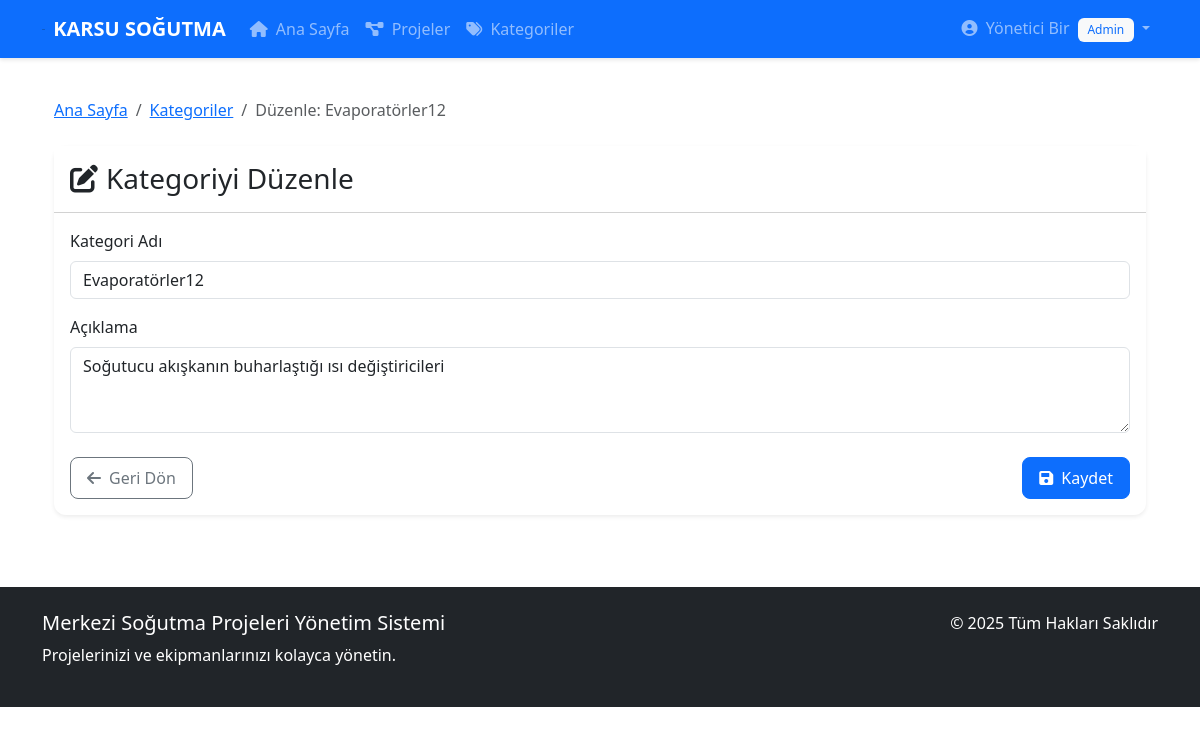
/categories/1/edit (signed in), run on the app's committed database.
### models/user.py (models this page shows, shortened)
class User(UserMixin, db.Model):
    __tablename__ = 'users'
    id = db.Column(db.Integer, primary_key=True)
    username = db.Column(db.String(64), unique=True, index=True)
    email = db.Column(db.String(120), unique=True, index=True)
    full_name = db.Column(db.String(120))
    password_hash = db.Column(db.String(128))
    role = db.Column(db.String(20), default='user')  # 'admin' veya 'user'
    created_at = db.Column(db.DateTime, default=datetime.utcnow)
    projects = db.relationship('Project', backref='creator', lazy='dynamic')
    equipment = db.relationship('Equipment', backref='creator', lazy='dynamic')
    comments = db.relationship('Comment', backref='author', lazy='dynamic')
    activities = db.relationship('Activity', backref='user', lazy='dynamic')
    def is_admin(self):
        return self.role == 'admin'

### models/category.py (models this page shows, shortened)
class Category(db.Model):
    __tablename__ = 'categories'
    id = db.Column(db.Integer, primary_key=True)
    name = db.Column(db.String(100), nullable=False, unique=True)
    description = db.Column(db.Text)
    equipment = db.relationship('Equipment', backref='category', lazy='dynamic')

### routes/categories.py (the view, shortened to what this page needs)
@bp.route('/<int:id>/edit', methods=['GET', 'POST'])
@login_required
def edit(id):
    if not current_user.is_admin():
        flash('Kategori düzenleme yetkiniz yok.', 'danger')
        return redirect(url_for('index'))
    category = Category.query.get_or_404(id)
    form = CategoryForm(obj=category)
    return render_template('categories/form.html',
                           title=f'Düzenle: {category.name}',
                           form=form,
                           category=category)

### forms/category.py
class CategoryForm(FlaskForm):
    name = StringField('Kategori Adı', validators=[DataRequired(), Length(min=2, max=100)])
    description = TextAreaField('Açıklama')
    submit = SubmitField('Kaydet')

### models/user.py (called while the page is built)
@login_manager.user_loader
def load_user(user_id):
    return User.query.get(int(user_id))

### templates/categories/form.html (shortened to what this page needs)
{% extends 'base.html' %}
{% block content %}
<div class="container">
    <nav aria-label="breadcrumb" class="mb-4">
        <ol class="breadcrumb">
            <li class="breadcrumb-item"><a href="{{ url_for('index') }}">Ana Sayfa</a></li>
            <li class="breadcrumb-item"><a href="{{ url_for('categories.list') }}">Kategoriler</a></li>
            <li class="breadcrumb-item active" aria-current="page">
                {% if category %}
                    Düzenle: {{ category.name }}
                {% else %}
                    Yeni Kategori
                {% endif %}
            </li>
        </ol>
    </nav>
    <div class="card shadow-sm" data-aos="fade-up">
        <div class="card-header bg-white py-3">
            <h1 class="h3 mb-0">
                {% if category %}
                    <i class="fas fa-edit me-2"></i>Kategoriyi Düzenle
                {% else %}
                    <i class="fas fa-plus-circle me-2"></i>Yeni Kategori Oluştur
                {% endif %}
            </h1>
        </div>
        <div class="card-body">
            <form method="POST" class="needs-validation" novalidate>
                <div class="form-group mb-3">
                    {{ form.name.label(class="form-label") }}
                    {{ form.name(class="form-control" + (" is-invalid" if form.name.errors else ""), placeholder="Kategori adını girin") }}
                </div>
                <div class="form-group mb-4">
                    {{ form.description.label(class="form-label") }}
                    {{ form.description(class="form-control" + (" is-invalid" if form.description.errors else ""), rows=3, placeholder="Kategori açıklamasını girin (isteğe bağlı)") }}
                </div>
                <div class="d-flex justify-content-between">
                    <a href="{{ url_for('categories.list') }}" class="btn btn-outline-secondary">
                        <i class="fas fa-arrow-left me-2"></i>Geri Dön
                    </a>
                    <button type="submit" class="btn btn-primary">
                        <i class="fas fa-save me-2"></i>Kaydet
                    </button>
                </div>
            </form>
        </div>
    </div>
</div>
{% endblock %}

### templates/base.html (shortened to what this page needs)
<!DOCTYPE html>
<html lang="tr">
<head>
    <link href="https://cdn.jsdelivr.net/npm/bootstrap@5.3.0-alpha1/dist/css/bootstrap.min.css" rel="stylesheet">
    <link rel="stylesheet" href="https://cdnjs.cloudflare.com/ajax/libs/font-awesome/6.0.0/css/all.min.css">
    <link href="https://unpkg.com/aos@2.3.1/dist/aos.css" rel="stylesheet">
    <link rel="stylesheet" href="{{ url_for('static', filename='css/style.css') }}">
</head>
<body>
<nav class="navbar navbar-expand-lg navbar-dark bg-primary">
    <div class="container">
        <a class="navbar-brand d-flex align-items-center" href="{{ url_for('index') }}">
            <img src="{{ url_for('static', filename='images/logo.png') }}" alt="Logo" height="1" class="me-2">
            <span>KARSU SOĞUTMA </span>
        </a>
        <div class="collapse navbar-collapse" id="navbarNav">
            <ul class="navbar-nav me-auto">
                {% if current_user.is_authenticated %}
                <li class="nav-item">
                    <a class="nav-link" href="{{ url_for('index') }}">
                        <i class="fas fa-home me-1"></i> Ana Sayfa
                    </a>
                </li>
                <li class="nav-item">
                    <a class="nav-link" href="{{ url_for('projects.list') }}">
                        <i class="fas fa-project-diagram me-1"></i> Projeler
                    </a>
                </li>
                {% if current_user.is_authenticated and current_user.is_admin %}
                <li class="nav-item">
                    <a class="nav-link" href="{{ url_for('categories.list') }}">
                        <i class="fas fa-tags me-1"></i> Kategoriler
                    </a>
                </li>
                {% endif %}
                {% endif %}
            </ul>
            <ul class="navbar-nav">
                {% if current_user.is_authenticated %}
                <li class="nav-item dropdown">
                    <a class="nav-link dropdown-toggle" href="#" id="userDropdown" role="button" data-bs-toggle="dropdown">
                        <i class="fas fa-user-circle me-1"></i> {{ current_user.full_name }}
                        {% if current_user.is_admin() %}
                        <span class="badge bg-light text-primary ms-1">Admin</span>
                        {% endif %}
                    </a>
                </li>
                {% else %}
                <li class="nav-item">
                    <a class="nav-link" href="{{ url_for('auth.login') }}">
                        <i class="fas fa-sign-in-alt me-1"></i> Giriş Yap
                    </a>
                </li>
                {% endif %}
            </ul>
        </div>
    </div>
</nav>
    <main class="container py-4">
        {% block content %}{% endblock %}
    </main>
    <footer class="bg-dark text-white py-4 mt-5">
        <div class="container">
            <div class="row">
                <div class="col-md-6">
                    <h5>Merkezi Soğutma Projeleri Yönetim Sistemi</h5>
                    <p>Projelerinizi ve ekipmanlarınızı kolayca yönetin.</p>
                </div>
                <div class="col-md-6 text-md-end">
                    <p>&copy; 2025 Tüm Hakları Saklıdır</p>
                </div>
            </div>
        </div>
    </footer>
</body>
</html>

### static/css/style.css (style rules this page uses)
:root { --primary-color: #0d6efd; --secondary-color: #6c757d; --light-bg: #f8f9fa; --dark-text: #343a40; --border-radius: 12px; }
body { font-family: 'Segoe UI', Tahoma, Geneva, Verdana, sans-serif; color: var(--dark-text); }
.card { border-radius: var(--border-radius); border: none; box-shadow: 0 0.125rem 0.25rem rgba(0, 0, 0, 0.075); transition: all 0.3s ease; }
.btn { border-radius: 0.5rem; padding: 0.5rem 1rem; transition: all 0.3s ease; }
.btn-primary { background-color: var(--primary-color); border-color: var(--primary-color); }
.navbar { box-shadow: 0 2px 4px rgba(0, 0, 0, 0.1); }
.navbar-brand { font-weight: 600; }
.badge { padding: 0.5em 0.8em; font-weight: 500; }

### data on the page
User: full_name "Yönetici Bir"
Category: name "Evaporatörler12", description "Soğutucu akışkanın buharlaştığı ısı değiştiricileri"
